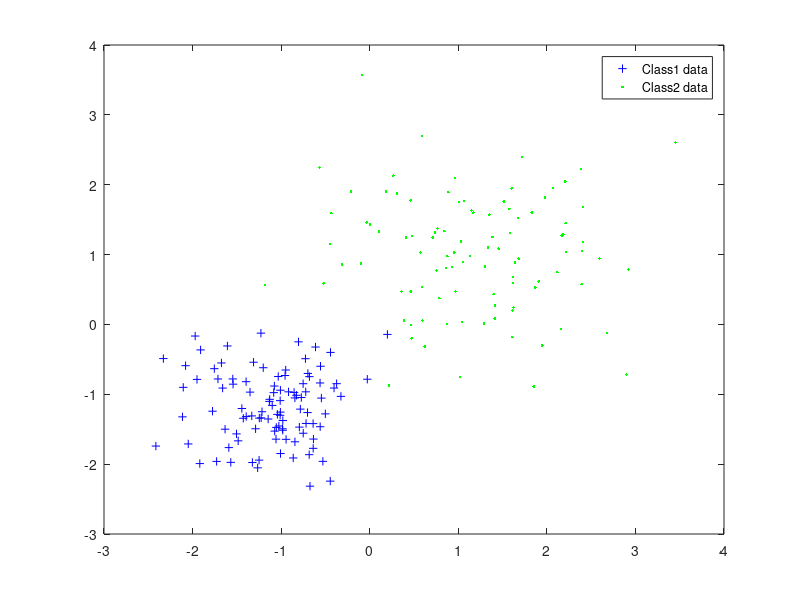
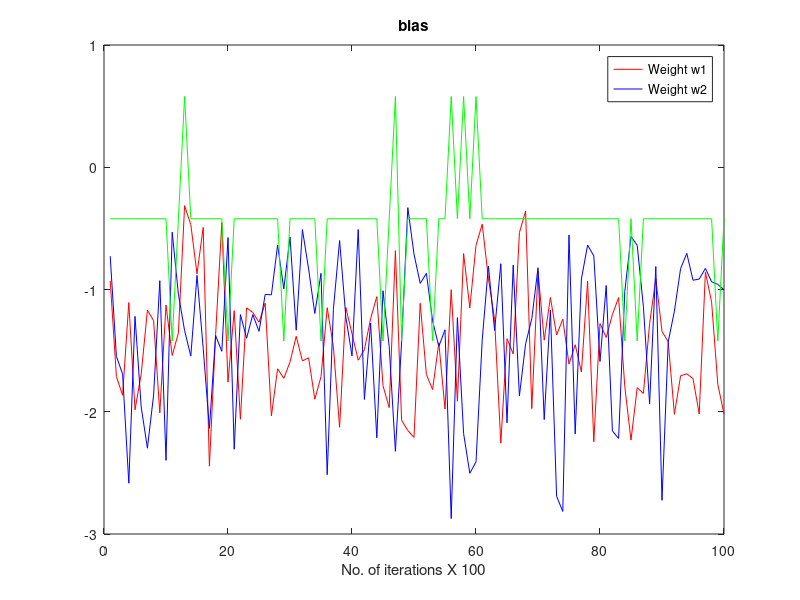
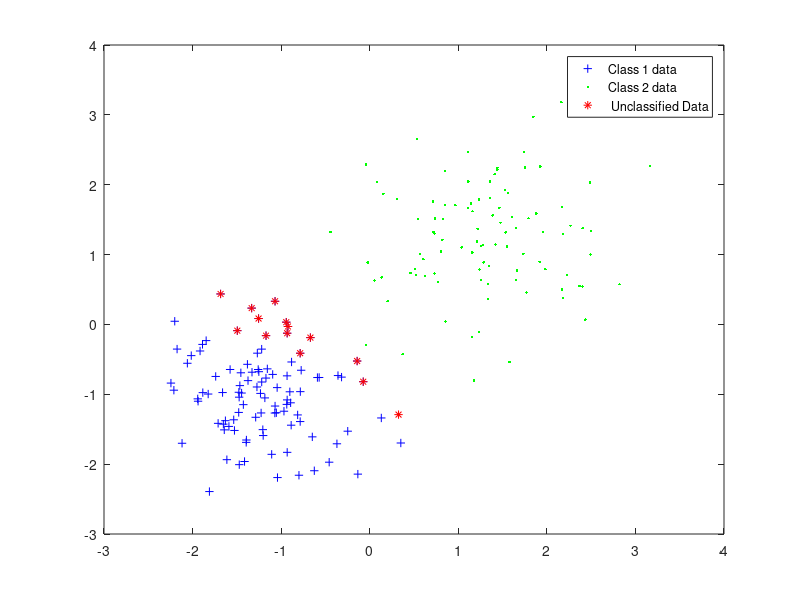

Here is the MATLAB script that generated these plots, in order:
%  Rosenblatt perceptron for classification
% Last Updated:  31/12/2008
% Update : Modified Classification to include plotting of weights and bias at regular intervals

%% TRAINING PART
%  Check if the proper mat files have been loaded

 clear all;
 max_iterations = 10000;
 
% Load the training vector set
load  trainvectors2.mat; 
U3 = ones(1,200);               %  In extended notation,we have a row of all inputs as 1.
U = [U;U3] ;                        % Append this to U so that U becomes a (3X200)

% Class labels for classes 1 and 2
Ydes1 =  ones(1,100);
Ydes2 =  -1 * ones(1,100);
Ydes = [ Ydes1 Ydes2];
Y   =   zeros(1,size(U,2));

W = rand(size(U,1),1);      % Assume random weights
Ws = W;                           % Stored weights for Gallant s algorithm
eta = 0.1;                          % Learning Rate
misclass_flg = 1;               %  Initialize  a  misclassification  indicator
pass = 0;                          %  1 pass is one iteration through all the input images contained in U
i =1;   imax = 100;            % To log weights
W_chkpts = zeros(size(U,1),imax);
 
while (misclass_flg ==1)
    misclass_flg = 0;
    h = 0;   hs =0;                      % No of correct classifications in an iteration
    for j = 1 : size(U,2)
        Y(j) = sign( W' * U(:,j) ); % Perceptron Output for each input data point
        if ( Y(j) * Ydes(j) < 0)     % i.e., if Y = -1, but actual class Ydesired = +1,this function would be negative
             misclass_flg = 1;
             W_update = U(:,j) * sign(Ydes(j) - Y(j));
             W_old = W;
             W = W + W_update;
        else
             h = h+1;
        end
    end         % for lopp ends
    if (j==1)
        hs = h;
    end
    if (h > hs)         % If @ any moment, h>hs,substitute h with hs and W with Ws
        hs = h;
        Ws = W;
   end    
    pass=pass+1;    
    if (mod(pass,100) == 0)     % Log the weights every 1000th pass
        W_chkpts(1,i) = W_old(1,:);    
        W_chkpts(2,i) = W_old(2,:);
        W_chkpts(3,i) = W_old(3,:);
        i = i +1;
    end
%     if  (pass == 100*100) 
     if  (pass == max_iterations);
            misclass_flg = 0;
            disp(' The data points are NOT linearly separable...Program exited after 10,000 iterations');
            pass = 0;
    end
end


figure(1);
plot( U(1,1:100), U(2,1:100) , 'b+' );
hold on;
plot( U(1,101:200), U(2,101:end) , 'g.' );
legend('Class1 data','Class2 data');

figure(2);
t = 1 : 100;         % No of times weight is logged
plot( t , W_chkpts(1,:) ,'r');
hold on;
plot( t , W_chkpts(2,:),'b');
hold on;
plot( t , W_chkpts(3,:),'g');
title('bias');
xlabel('No. of iterations X 100');
legend('Weight w1','Weight w2');


%% TESTING PART

% Load the testing vector set
load testvectors2.mat; %X is the matrix of test data
X3 = ones(1,200);
X = [X;X3];

% Optimal W calculated from training samples
% Desired Outputs
Ydes1 =  ones(1,100);
Ydes2 =  -1 * ones(1,100);
Ydes = [ Ydes1 Ydes2];
Y   =   zeros(1,size(X,2));

mistakes = 200;          % Assume all are wrong
p=1;
 for j = 1 : size(X,2)
        Y(j) = sign( Ws' * X(:,j) ); % Perceptron Output for each test data point
        if ( Y(j)*Ydes(j) > 0)       % i.e., if Y = -1, but actual class Ydesired = +1,this function would be negative
            mistakes = mistakes-1;
        else
            X_misclass(1,p) = X(1,j);
            X_misclass(2,p) = X(2,j);
            p = p+1;
        end
end
disp('No of mistakes');
disp(mistakes);

figure(3);
plot( X(1,1:100), X(2,1:100) , 'b+' );
hold on;
plot( X(1,101:200), X(2,101:end) , 'g.' );
hold on;
plot( X_misclass(1,1:end),X_misclass(2,1:end), 'r*' );
legend('Class 1 data','Class 2 data',' Unclassified Data');


     
